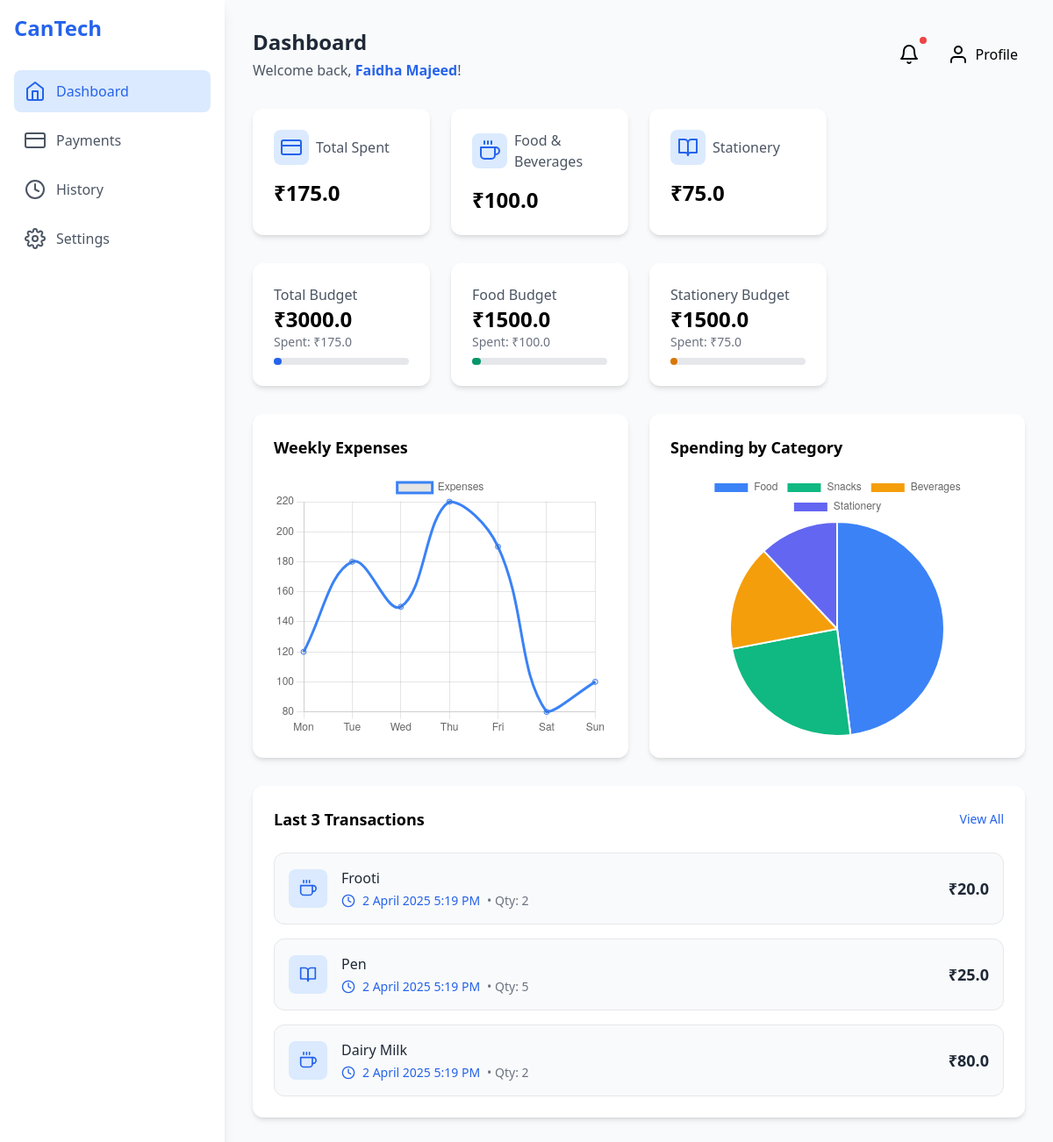
The app's page /dashboard (signed in) with its own data.
### tables this page shows
CREATE TABLE users (
                            id INTEGER PRIMARY KEY AUTOINCREMENT,
                            name TEXT NOT NULL,
                            college TEXT NOT NULL,
                            student_id TEXT UNIQUE NOT NULL,
                            email TEXT UNIQUE NOT NULL,
                            password TEXT NOT NULL, status TEXT NOT NULL DEFAULT 'pending', total_budget REAL DEFAULT 2000, food_budget REAL DEFAULT 1000, stationery_budget REAL DEFAULT 1000);

CREATE TABLE purchases (
                            id INTEGER PRIMARY KEY AUTOINCREMENT,
                            student_id TEXT NOT NULL,
                            item_name TEXT NOT NULL,
                            quantity INTEGER NOT NULL,
                            price REAL NOT NULL,
                            total REAL NOT NULL,
                            category TEXT NOT NULL,
                            timestamp DATETIME DEFAULT CURRENT_TIMESTAMP,
                            FOREIGN KEY (student_id) REFERENCES users (student_id));

### app.py (the view)
@app.route('/dashboard')
@login_required
def dashboard():
    student_id = None
    user_name = None
    total_budget = 2000
    food_budget = 1000
    stationery_budget = 1000
    with sqlite3.connect("users.db") as conn:
        cursor = conn.cursor()
        cursor.execute("SELECT student_id, name, total_budget, food_budget, stationery_budget FROM users WHERE id = ?", (current_user.id,))
        result = cursor.fetchone()
        if result:
            student_id, user_name, total_budget, food_budget, stationery_budget = result
    if not student_id:
        flash("Unable to fetch student ID.", "danger")
        return redirect(url_for('logout'))
    total_spent = 0
    total_food = 0
    total_stationery = 0
    with sqlite3.connect("users.db") as conn:
        cursor = conn.cursor()
        cursor.execute("SELECT SUM(total) FROM purchases WHERE student_id = ?", (student_id,))
        total_spent = cursor.fetchone()[0] or 0
        cursor.execute("SELECT SUM(total) FROM purchases WHERE student_id = ? AND category = 'food'", (student_id,))
        total_food = cursor.fetchone()[0] or 0
        cursor.execute("SELECT SUM(total) FROM purchases WHERE student_id = ? AND category = 'stationery'", (student_id,))
        total_stationery = cursor.fetchone()[0] or 0
    purchases = []
    with sqlite3.connect("users.db") as conn:
        cursor = conn.cursor()
        cursor.execute("""
            SELECT item_name, quantity, price, total, category, timestamp
            FROM purchases
            WHERE student_id = ?
            ORDER BY timestamp DESC
            LIMIT 3""", (student_id,))
        purchases = cursor.fetchall()
    return render_template('dashboard.html',
                           total_spent=total_spent,
                           total_food=total_food,
                           total_stationery=total_stationery,
                           total_budget=total_budget,
                           food_budget=food_budget,
                           stationery_budget=stationery_budget,
                           user_name=user_name,
                           purchases=purchases)

### app.py (called while the page is built)
@login_manager.user_loader
def load_user(user_id):
    if user_id == "0":
        return User(id=0, email='admin', password='123')
    with sqlite3.connect("users.db") as conn:
        cursor = conn.cursor()
        cursor.execute("SELECT id, email, password FROM users WHERE id = ?", (user_id,))
        user = cursor.fetchone()
        if user:
            return User(id=user[0], email=user[1], password=user[2])
    return None

@app.template_filter('datetimeformat')
def datetimeformat(value):
    try:
        dt = datetime.strptime(value, '%Y-%m-%d %H:%M:%S')
        day = str(int(dt.strftime('%d')))  # Remove leading zero from day
        hour = str(int(dt.strftime('%I')))  # Remove leading zero from hour
        return f"{day} {dt.strftime('%B %Y')} {hour}:{dt.strftime('%M %p')}"
    except (ValueError, TypeError):
        return value

### templates/dashboard.html (shortened to what this page needs)
<!DOCTYPE html>
<html lang="en">
<head>
    <link href="https://cdnjs.cloudflare.com/ajax/libs/tailwindcss/2.2.19/tailwind.min.css" rel="stylesheet">
</head>
<body class="bg-gray-50">
    <div class="flex min-h-screen">
        <aside class="w-64 bg-white shadow-lg p-4 space-y-4">
            <div class="text-2xl font-bold text-blue-600 mb-8">CanTech</div>
            <nav class="space-y-2">
                <a href="{{ url_for('dashboard') }}" class="flex items-center space-x-3 bg-blue-100 text-blue-600 p-3 rounded-lg">
                    <i data-feather="home"></i>
                    <span>Dashboard</span>
                </a>
                <a href="{{ url_for('payments') }}" class="flex items-center space-x-3 text-gray-600 p-3 rounded-lg hover:bg-gray-100">
                    <i data-feather="credit-card"></i>
                    <span>Payments</span>
                </a>
                <a href="{{ url_for('history') }}" class="flex items-center space-x-3 text-gray-600 p-3 rounded-lg hover:bg-gray-100">
                    <i data-feather="clock"></i>
                    <span>History</span>
                </a>
                <a href="{{ url_for('settings') }}" class="flex items-center space-x-3 text-gray-600 p-3 rounded-lg hover:bg-gray-100">
                    <i data-feather="settings"></i>
                    <span>Settings</span>
                </a>
            </nav>
        </aside>
        <main class="flex-1 p-8">
            <header class="flex justify-between items-center mb-8">
                <div>
                    <h1 class="text-2xl font-bold text-gray-800">Dashboard</h1>
                    {% if user_name %}
                    <p class="text-gray-600 mt-1">Welcome back, <span class="font-semibold text-blue-600">{{ user_name }}</span>!</p>
                    {% endif %}
                </div>
                <div class="flex items-center space-x-4">
                    <button class="p-2 hover:bg-gray-100 rounded-lg relative">
                        <i data-feather="bell"></i>
                        <span class="notification-dot"></span>
                    </button>
                    <a href="{{ url_for('profile') }}" class="flex items-center space-x-2 p-2 hover:bg-gray-100 rounded-lg">
                        <i data-feather="user"></i>
                        <span>Profile</span>
                    </a>
                </div>
            </header>
            <div class="grid grid-cols-1 md:grid-cols-2 lg:grid-cols-4 gap-6 mb-8">
                <div class="expense-card bg-white p-6 rounded-xl shadow-md">
                    <div class="flex justify-between items-start mb-4">
                        <div class="flex items-center space-x-2">
                            <div class="p-2 bg-blue-100 rounded-lg">
                                <i data-feather="credit-card" class="text-blue-600"></i>
                            </div>
                            <h3 class="text-gray-600">Total Spent</h3>
                        </div>
                    </div>
                    <p class="text-2xl font-bold">₹{{ total_spent }}</p>
                </div>
                <div class="expense-card bg-white p-6 rounded-xl shadow-md">
                    <div class="flex justify-between items-start mb-4">
                        <div class="flex items-center space-x-2">
                            <div class="p-2 bg-blue-100 rounded-lg">
                                <i data-feather="coffee" class="text-blue-600"></i>
                            </div>
                            <h3 class="text-gray-600">Food & Beverages</h3>
                        </div>
                    </div>
                    <p class="text-2xl font-bold">₹{{ total_food }}</p>
                </div>
                <div class="expense-card bg-white p-6 rounded-xl shadow-md">
                    <div class="flex justify-between items-start mb-4">
                        <div class="flex items-center space-x-2">
                            <div class="p-2 bg-blue-100 rounded-lg">
                                <i data-feather="book-open" class="text-blue-600"></i>
                            </div>
                            <h3 class="text-gray-600">Stationery</h3>
                        </div>
                    </div>
                    <p class="text-2xl font-bold">₹{{ total_stationery  }}</p>
                </div>
            </div>
            <div class="grid grid-cols-1 md:grid-cols-2 lg:grid-cols-4 gap-6 mb-8">
                <div class="expense-card bg-white p-6 rounded-xl shadow-md">
                    <h3 class="text-gray-600">Total Budget</h3>
                    <p class="text-2xl font-bold">₹{{ total_budget }}</p>
                    <p class="text-sm text-gray-500">Spent: ₹{{ total_spent }}</p>
                    <div class="w-full bg-gray-200 rounded-full h-2 mt-2">
                        <div class="bg-blue-600 h-2 rounded-full" style="width: {{ (total_spent / total_budget) * 100 }}%;"></div>
                    </div>
                </div>
                <div class="expense-card bg-white p-6 rounded-xl shadow-md">
                    <h3 class="text-gray-600">Food Budget</h3>
                    <p class="text-2xl font-bold">₹{{ food_budget }}</p>
                    <p class="text-sm text-gray-500">Spent: ₹{{ total_food }}</p>
                    <div class="w-full bg-gray-200 rounded-full h-2 mt-2">
                        <div class="bg-green-600 h-2 rounded-full" style="width: {{ (total_food / food_budget) * 100 }}%;"></div>
                    </div>
                </div>
                <div class="expense-card bg-white p-6 rounded-xl shadow-md">
                    <h3 class="text-gray-600">Stationery Budget</h3>
                    <p class="text-2xl font-bold">₹{{ stationery_budget }}</p>
                    <p class="text-sm text-gray-500">Spent: ₹{{ total_stationery }}</p>
                    <div class="w-full bg-gray-200 rounded-full h-2 mt-2">
                        <div class="bg-yellow-600 h-2 rounded-full" style="width: {{ (total_stationery / stationery_budget) * 100 }}%;"></div>
                    </div>
                </div>
            </div>
            <div class="grid grid-cols-1 lg:grid-cols-2 gap-6 mb-8">
                <div class="bg-white p-6 rounded-xl shadow-md">
                    <h3 class="text-lg font-semibold mb-4">Weekly Expenses</h3>
                    <div class="chart-container">
                        <canvas id="weeklyChart"></canvas>
                    </div>
                </div>
                <div class="bg-white p-6 rounded-xl shadow-md">
                    <h3 class="text-lg font-semibold mb-4">Spending by Category</h3>
                    <div class="chart-container">
                        <canvas id="categoryChart"></canvas>
                    </div>
                </div>
            </div>
            <div class="bg-white p-6 rounded-xl shadow-md">
                <div class="flex justify-between items-center mb-6">
                    <h3 class="text-lg font-semibold">Last 3 Transactions</h3>
                    <a href="{{ url_for('history') }}" class="text-blue-600 hover:text-blue-800 text-sm">View All</a>
                </div>
                <div class="space-y-4">
                    {% if purchases %}
                        {% for purchase in purchases %}
                        <div class="flex items-center justify-between p-4 bg-gray-50 hover:bg-blue-50 rounded-xl border border-gray-200 transition-all duration-200">
                            <div class="flex items-center space-x-4">
                                <div class="p-3 bg-blue-100 rounded-lg">
                                    {% if purchase[4] == 'food' %}
                                        <i data-feather="coffee" class="text-blue-600 w-5 h-5"></i>
                                    {% else %}
                                        <i data-feather="book-open" class="text-blue-600 w-5 h-5"></i>
                                    {% endif %}
                                </div>
                                <div>
                                    <p class="font-medium text-gray-800">{{ purchase[0] }}</p>
                                    <div class="flex items-center space-x-2 mt-1">
                                        <i data-feather="clock" class="w-4 h-4 text-blue-600"></i>
                                        <p class="text-sm font-medium text-blue-600">{{ purchase[5] | datetimeformat }}</p>
                                        <span class="text-sm text-gray-500">• Qty: {{ purchase[1] }}</span>
                                    </div>
                                </div>
                            </div>
                            <span class="font-bold text-lg text-gray-800">₹{{ purchase[3] }}</span>
                        </div>
                        {% endfor %}
                    {% else %}
                        <div class="text-center text-gray-500 py-4">
                            <p>No recent transactions</p>
                        </div>
                    {% endif %}
                </div>
            </div>
        </main>
    </div>
    <script>
        // Initialize Feather Icons
        feather.replace();
        // Weekly Expenses Chart
        const weeklyCtx = document.getElementById('weeklyChart').getContext('2d');
        new Chart(weeklyCtx, {
            type: 'line',
            data: {
                labels: ['Mon', 'Tue', 'Wed', 'Thu', 'Fri', 'Sat', 'Sun'],
                datasets: [{
                    label: 'Expenses',
                    data: [120, 180, 150, 220, 190, 80, 100],
                    borderColor: '#3B82F6',
                    tension: 0.4
                }]
            },
            options: {
                responsive: true,
                maintainAspectRatio: false
            }
        });
        // Category Pie Chart
        const categoryCtx = document.getElementById('categoryChart').getContext('2d');
        new Chart(categoryCtx, {
            type: 'pie',
            data: {
                labels: ['Food', 'Snacks', 'Beverages', 'Stationery'],
                datasets: [{
                    data: [600, 300, 200, 150],
                    backgroundColor: ['#3B82F6', '#10B981', '#F59E0B', '#6366F1']
                }]
            },
            options: {
                responsive: true,
                maintainAspectRatio: false
            }
        });
    </script>
</body>
</html>

### templates/dashboard.html (style rules this page uses)
.notification-dot { width: 8px; height: 8px; background: #EF4444; border-radius: 50%; position: absolute; top: 0; right: 0; }
.chart-container { height: 300px; }

### records on screen
users: name "Faidha Majeed", total_budget "3000.0", food_budget "1500.0", stationery_budget "1500.0"
purchases: category "food" (drawn), item_name "Frooti", timestamp "2 April 2025 5:19 PM", quantity "2", total "20.0"
purchases: category "stationery" (drawn), item_name "Pen", timestamp "2 April 2025 5:19 PM", quantity "5", total "25.0"
purchases: category "food" (drawn), item_name "Dairy Milk", timestamp "2 April 2025 5:19 PM", quantity "2", total "80.0"

### other values on screen
{{ total_spent }} "175.0"
{{ total_food }} "100.0"
{{ total_stationery }} "75.0"
